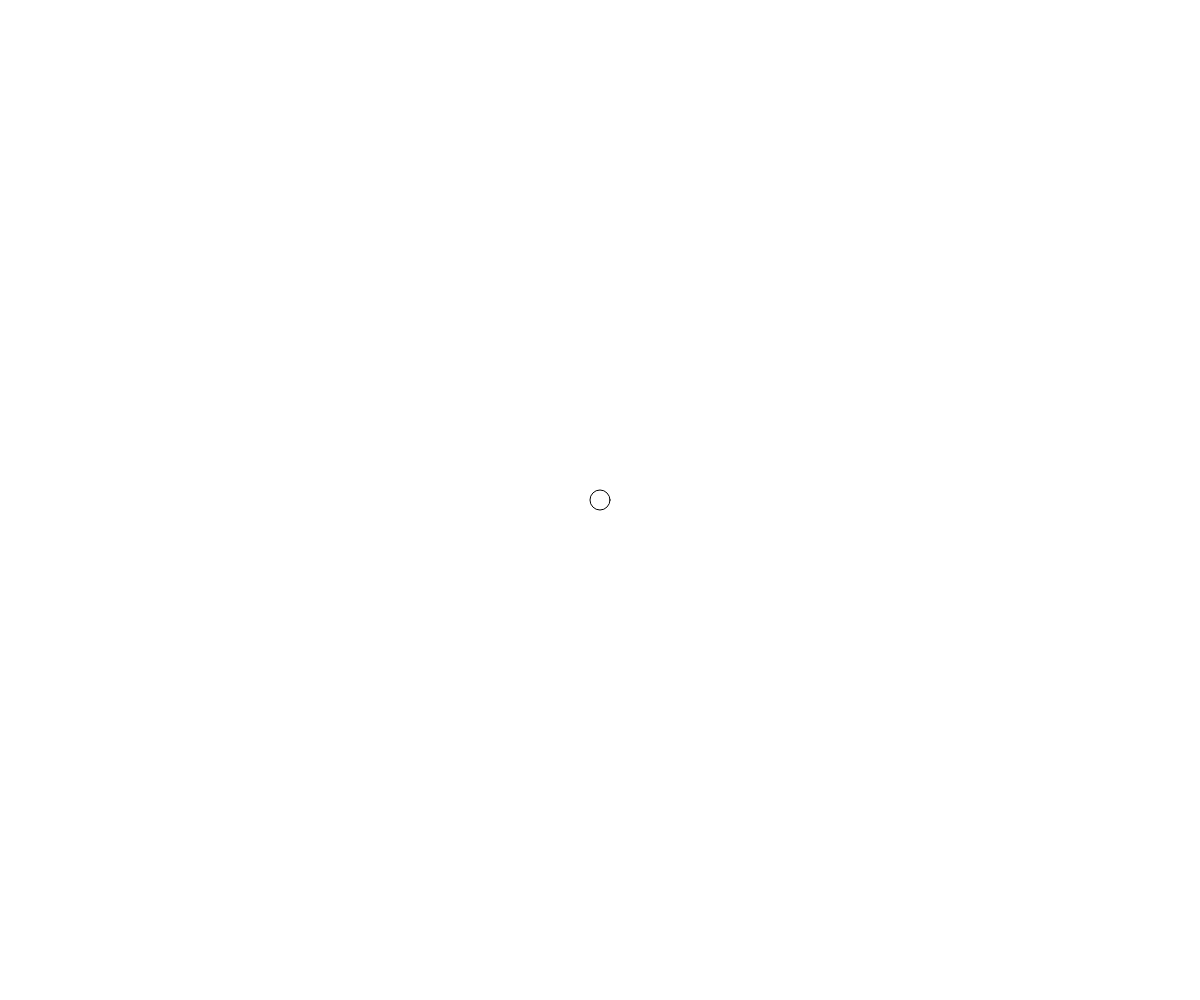
Frame 1 (no input)
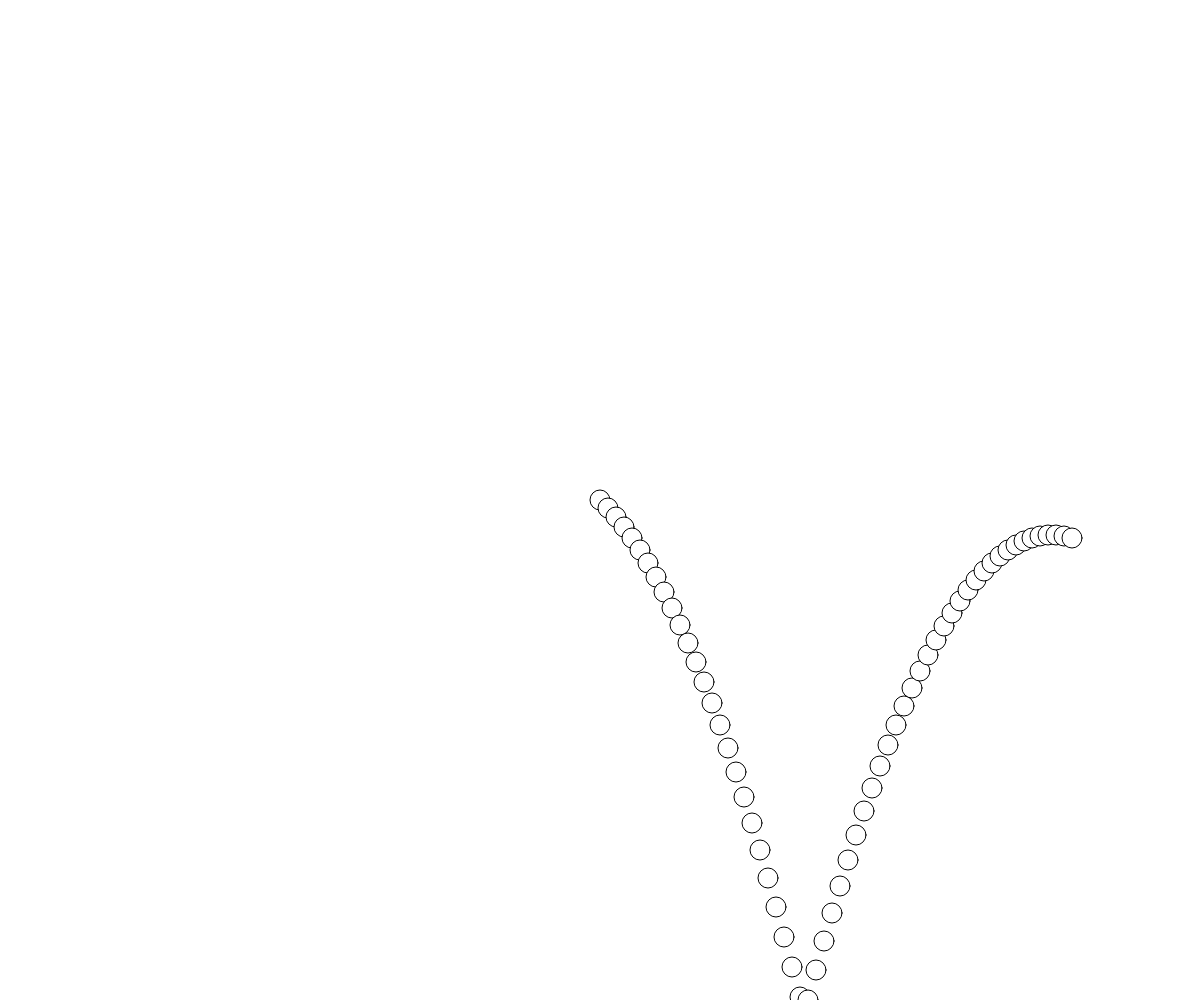
Frame 60 (no input)
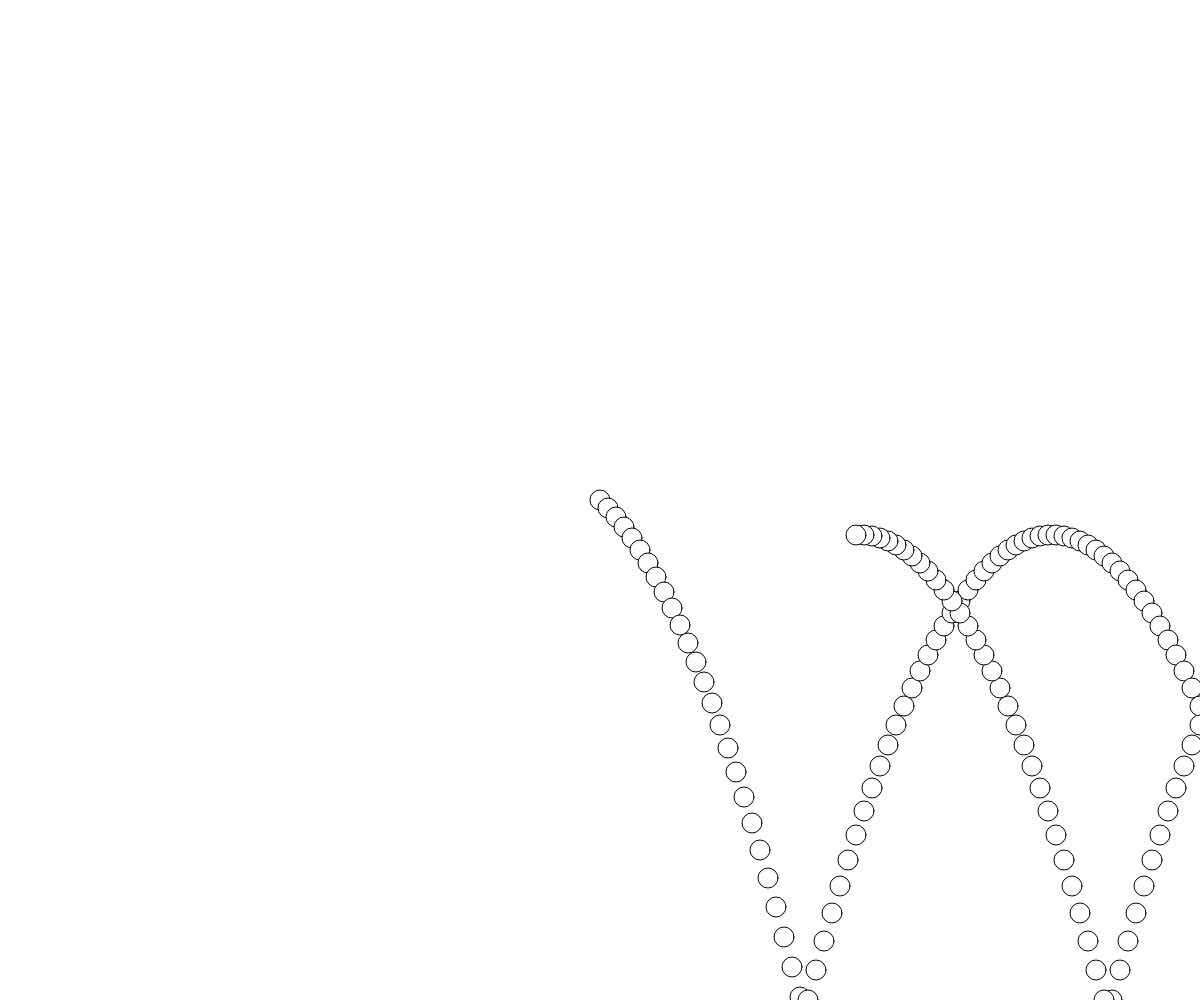
Frame 120 (the mouse pressed at the canvas centre since frame 60)

The p5.js sketch that drew these frames (run headless with seeded random() and noise() and a simulated clock; from frame 60 on, the mouse is pressed at the canvas centre):

// p5.js sketch
// ── sketch.js
// テキスト「アニメーションの基本」
let x, y, vx, vy;
const g = 1; // 重力加速度
const vyMax = 30;

function setup(){
  createCanvas(windowWidth, windowHeight);
  x = width / 2;
  y = height / 2;
  vx = 8;
  vy = 8;
}

function draw(){
  //background(160, 192, 255);
  ellipse(x, y, 20, 20);
  x += vx;
  y += vy;

  // 重力（コメント機能でオンオフ切り替えて実行してみましょう）
  vy = constrain(vy + g, -vyMax, vyMax);

  // 端の処理パターン (1) 反対側から出てくる
  // if(x > width){ x = 0; }
  // else if(x < 0){ x = width; }
  // if(y > height){ y = 0; }
  // if(y < 0){ y = height; }

　// 端の処理パターン (2) 跳ね返る
  if(x < 0 || x > width){ vx = -1 * vx; }
  if(y > height){ vy = -1 * vy; }
  x = constrain(x, 0, width);
  y = constrain(y, 0, height);
}

function windowResized(){
  resizeCanvas(windowWidth, windowHeight);
}
